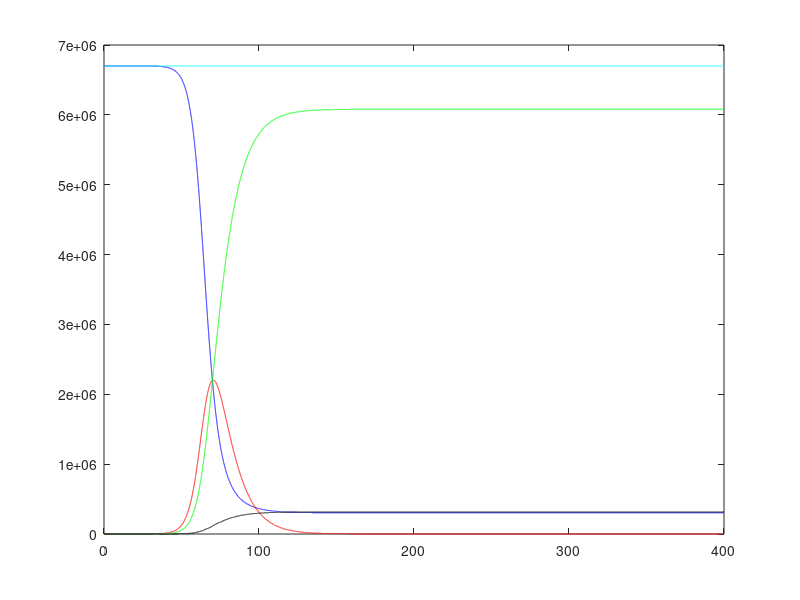

Recreate this plot in MATLAB.
clear all;

N = 6.7*10^6; %population
Ri = 3.41; % le R0 de l'épidémie
Ti = 10; %temps de guérison
Mi = 0.052; %taux de mortalité

%conditions initiales pour S, I, R
S0 = (N-1)/N;
I0 = (1)/N;
R0 = (0)/N;
M0 = (0)/N;

X = [S0, I0, R0, M0];

%%% X'(t) = f(X) %%%
alpha = Ri/Ti;
beta = 1/Ti;
delta = Mi/Ti;
f = @(X) [-alpha*X(1)*X(2), alpha*X(1)*X(2) - (beta+delta)*X(2) , beta*X(2), delta*X(2)];
bool_confinement = 0;

%%%%%
T = 400; %temps
h = 0.01; %%pas de temps

for i=1:T/h,
    %%%%%%%%%%
    k = X + h*f(X);
    X = X + h*(f(X)+f(k))/2;
    
    %%%%%%%%%%
    S(i) = X(1);
    I(i) = X(2);
    R(i) = X(3);
    M(i) = X(4);
    t(i) = i*h;
end

figure('Name','Epidemie');
clf;
plot(t, N*S, 'b');
hold on;
plot(t, N*I, 'r');
plot (t, N*R, 'g');
plot (t, N*M, 'k');
plot (t, N*(S+I+R+M), 'c');